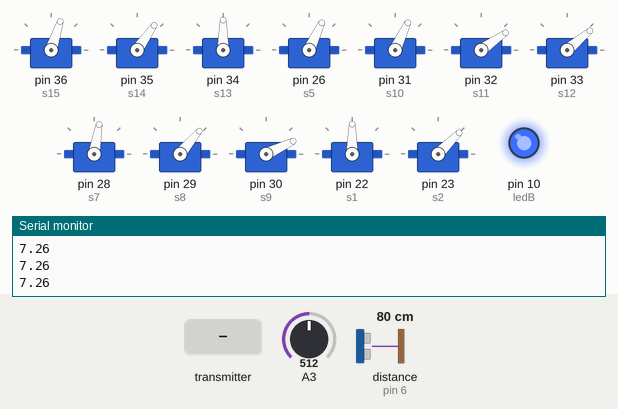
Recording of a sketch running on a simulated Arduino Mega 2560, built with avr-gcc and run on an emulated ATmega2560. Shown: 12 × servo, output pins drawn as LEDs (lit = HIGH), the last lines printed to the serial monitor. Wiring (inferred from the names in the program): ultrasonic range finder: trigger pin 7; echo pin 6. The inputs (shaded band) are chosen by the test bench; at power-on: A3 = 512, distance to the obstacle (sensor on pin 6) 80 cm. The echo pulse lasts 58.3 µs per cm; no radio packets arrive unless stated; pins used as bus, display or sensor lines are not drawn.

Above: at 4.2 s.
4.3 s: the transmitter starts sending j1PotX = 0
At 4.9 s:
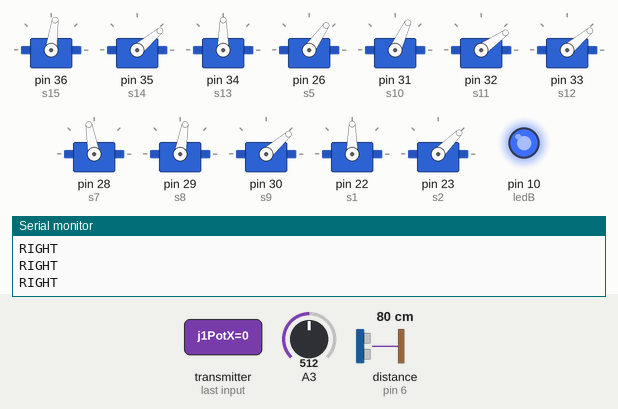
7.3 s: the transmitter starts sending pot1 = 255
At 7.74 s:
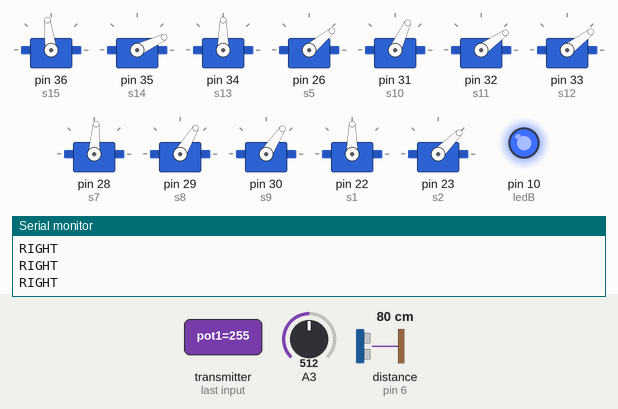
10.3 s: the transmitter starts sending j1PotX = 255
At 10.48 s:
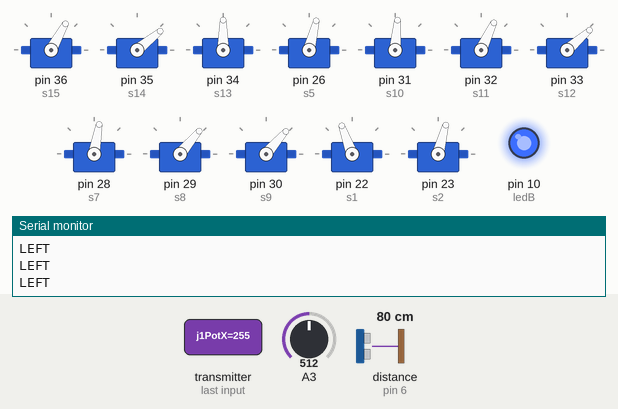
At 11.09 s:
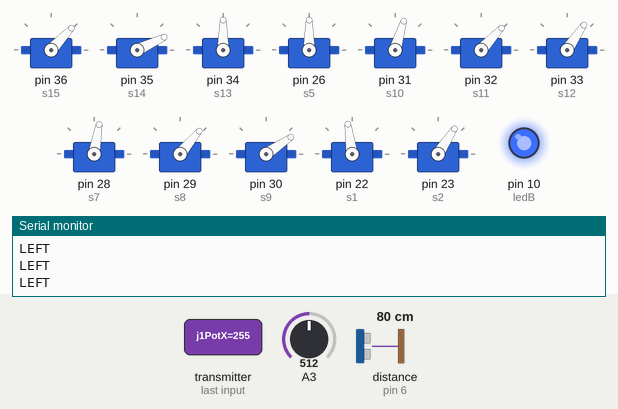
13.3 s: the transmitter starts sending j1PotY = 255
16.3 s: the transmitter starts sending j1PotY = 0
19.3 s: the transmitter starts sending j1PotX = 128
Timing chart, 0 to 34.0 s (numbered marks = the images above; inputs shaded):
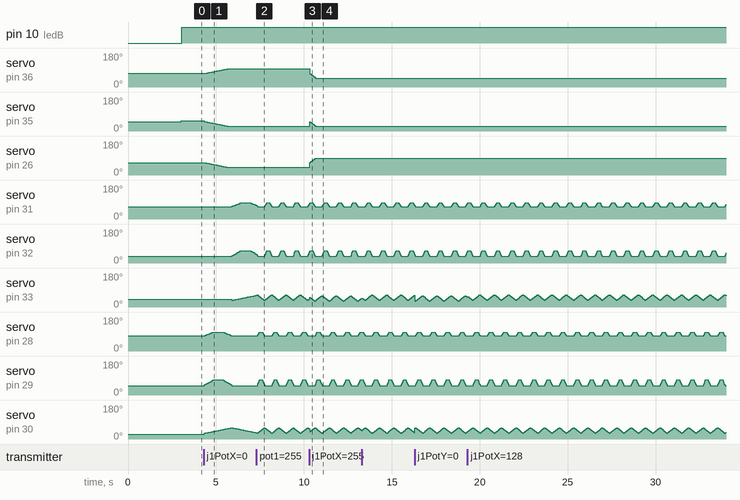

The sketch:

Receiver_side_-_Ant_Robot.ino
```cpp
/*
    Arduino Ant Robot / Hexapod - RC control using the NRF24L01 Transceiver module
    = Receiver Code =
    by Dejan, https://howtomechatronics.com
    Library: TMRh20/RF24, https://github.com/tmrh20/RF24/
*/


#include <SPI.h>
#include <nRF24L01.h>
#include <RF24.h>
#include <Servo.h>

#define trigPin 7
#define echoPin 6
#define ledB 10

RF24 radio(47, 46);   // nRF24L01 (CE, CSN)
const byte address[6] = "00001";
unsigned long lastReceiveTime = 0;
unsigned long currentTime = 0;

// Max size of this struct is 32 bytes - NRF24L01 buffer limit
struct Data_Package {
  byte j1PotX;
  byte j1PotY;
  byte j1Button;
  byte j2PotX;
  byte j2PotY;
  byte j2Button;
  byte pot1;
  byte pot2;
  byte tSwitch1;
  byte tSwitch2;
  byte button1;
  byte button2;
  byte button3;
  byte button4;
};
Data_Package data; //Create a variable with the above structure

// Create servo object
Servo s24;
Servo s23;
Servo s22;

Servo s21;
Servo s20;
Servo s19;

Servo s18;
Servo s17;
Servo s16;

Servo s7;
Servo s8;
Servo s9;

Servo s10;
Servo s11;
Servo s12;

Servo s1;
Servo s2;
Servo s3;

Servo s15;
Servo s14;
Servo s13;

Servo s5;

int i0H1 = 0;
int i1H1 = 0;
int i2H1 = 0;
int i3H1 = 0;
int i4H1 = 0;
int i5H1 = 0;
int i6H1 = 0;
int i7H1 = 0;
int i8H1 = 0;

int i0T1 = 0;
int i1T1 = 0;
int i2T1 = 0;
int i3T1 = 0;
int i4T1 = 0;
int i5T1 = 0;
int i6T1 = 0;

int i1L1 = 0;
int i2L1 = 0;
int i3L1 = 0;
int i4L1 = 0;
int i5L1 = 0;
int i6L1 = 0;

int i1L2 = 0;
int i2L2 = 0;
int i3L2 = 0;
int i4L2 = 0;
int i5L2 = 0;
int i6L2 = 0;
boolean l1status = LOW;
boolean l2status = LOW;
boolean aStatus = LOW;
boolean attStatus = LOW;
int k = 0;
int a = 0;
int aa = 0;
int period = 1000;
unsigned long time_now = 0;

float distance;
long duration;
int dataIn;
int m = 0;
int h = 0;
int t = 0;
int att = 0;
int speedV = 30;

void setup() {
  Serial.begin(9600);
  radio.begin();
  radio.openReadingPipe(0, address);
  radio.setAutoAck(false);
  radio.setDataRate(RF24_250KBPS);
  radio.setPALevel(RF24_PA_LOW);
  radio.startListening(); //  Set the module as receiver
  resetData();
  delay(20);
  pinMode(trigPin, OUTPUT); // Sets the trigPin as an Output
  pinMode(echoPin, INPUT); // Sets the echoPin as an Input
  pinMode(ledB, OUTPUT);
  // Head
  s15.attach(36, 600, 2400);
  s14.attach(35, 600, 2400);
  s13.attach(34, 600, 2400); //grip
  // Tail
  s5.attach(26, 600, 2400); // Tail
  // Leg 4
  s10.attach(31, 600, 2400);
  s11.attach(32, 600, 2400);
  s12.attach(33, 600, 2400); //rot
  // Leg 5
  s7.attach(28, 600, 2400);
  s8.attach(29, 600, 2400);
  s9.attach(30, 600, 2400); //rot
  // Leg 6
  s1.attach(22, 600, 2400);
  s2.attach(23, 600, 2400);
  s3.attach(24, 600, 2400); //rot
  // Leg 1
  s18.attach(39, 600, 2400);
  s17.attach(38, 600, 2400);
  s16.attach(37, 600, 2400); //rot
  // Leg 2
  s21.attach(42, 600, 2400);
  s20.attach(41, 600, 2400);
  s19.attach(40, 600, 2400); //rot
  // Leg 3
  s24.attach(45, 600, 2400);
  s23.attach(44, 600, 2400);
  s22.attach(43, 600, 2400); //rot

  // == Move to initial position
  // Head
  s15.write(72);
  s14.write(50);
  s13.write(90); // Grip

  s5.write(65); // Tail

  // Leg 4
  s10.write(65);
  s11.write(35);
  s12.write(40);
  // Leg 5
  s7.write(80);
  s8.write(50);
  s9.write(25);
  // Leg 6
  s1.write(90);
  s2.write(45);
  s3.write(60);

  // Leg 1
  s18.write(60);
  s17.write(90);
  s16.write(100);
  // Leg 2
  s21.write(50);
  s20.write(85);
  s19.write(75);
  // Leg 3
  s24.write(50);
  s23.write(80);
  s22.write(80);

  delay(3000);
}
void loop() {

  // Check whether we keep receving data, or we have a connection between the two modules
  currentTime = millis();
  if ( currentTime - lastReceiveTime > 1000 ) { // If current time is more then 1 second since we have recived the last data, that means we have lost connection
    resetData(); // If connection is lost, reset the data. It prevents unwanted behavior, for example if a drone jas a throttle up, if we lose connection it can keep flying away if we dont reset the function
  }
  // Check whether there is data to be received
  if (radio.available()) {
    radio.read(&data, sizeof(Data_Package)); // Read the whole data and store it into the 'data' structure
    lastReceiveTime = millis(); // At this moment we have received the data
  }

  // Move forward
  if (data.j1PotY > 150) {
    moveLeg1();
    moveLeg3();
    moveLeg5();
    if (l1status == HIGH) {
      moveLeg2();
      moveLeg4();
      moveLeg6();
    }
    Serial.println("FORWARD");
  }
  // Rotate left
  else if (data.j1PotX > 150) {
    moveHeadLeft();
    moveLeg1();
    moveLeg3();
    moveLeg5Left();
    if (l1status == HIGH) {
      moveLeg2();
      moveLeg4Left();
      moveLeg6Left();
    }
    Serial.println("LEFT");
  }
  // Rotate right
  else if (data.j1PotX < 100) {
    moveHeadRight();
    moveLeg1Right();
    moveLeg3Right();
    moveLeg5();
    if (l1status == HIGH) {
      moveLeg2Right();
      moveLeg4();
      moveLeg6();
    }
    Serial.println("RIGHT");
  }
  // Move reverse
  else if (data.j1PotY < 100) {
    moveLeg1Rev();
    moveLeg3Rev();
    moveLeg5Rev();
    if (l1status == HIGH) {
      moveLeg2Rev();
      moveLeg4Rev();
      moveLeg6Rev();
    }
     Serial.println("BACK");
  }
  // Bite
  else if (data.j2PotY < 100) {
    bite();
  }
  // Attack
  else if (data.j2PotY > 150) {
    prepareAttack();
    if (aStatus == HIGH) {
      while (a == 0) {
        delay(1000);
        a = 1;
      }
      attack();
      if (attStatus == HIGH) {
        while (aa == 0) {
          delay(2000);
          aa = 1;
        } attStatus = LOW;
      }
    }
  }
  // Grab
  else if (data.tSwitch2 == 0) {
    grab();
  }
  // Head
  else if (data.button2 == 0) {
    moveHead();
  }
  // Tail
  else if (data.button3 == 0) {
    tail();
  }
  else if (data.button4 == 0) {
    initialPosHead();
  }
  else if (data.button4 == 0) {
    initialPosTail();
  }
  // Initial and resting position ( if (data.button4 == 0) )
  else  {
    initialPosition();

    // Get the distance from the ultrasonic sensor
    if (getDistance() > 40) {
      att = 0;
    }
    if (getDistance() <= 40) {
      att = 1;
      dataIn = 99;
    }
    // Monitor the battery voltage
    int sensorValue = analogRead(A3);
    float voltage = sensorValue * (5.00 / 1023.00) * 2.9; // Convert the reading values from 5v to suitable 12V i
    Serial.println(voltage);
    // If voltage is below 11V turn on the LED
    if (voltage < 11) {
      digitalWrite(ledB, HIGH);
    }
    else {
      digitalWrite(ledB, LOW);
    }
  }
  // If there is an object in front of the sensor prepare for attack
  if (att == 1) {
    prepareAttack();
    if (aStatus == HIGH) {
      while (a == 0) {
        delay(2000);
        a = 1;
      }
      if (getDistance() > 30) {
        att = 2;
        a = 0;
        aStatus = LOW;
        initialPosHead();
      }
      if (getDistance() < 30) {
        att = 3;
        a = 0;
        aStatus = LOW;
        initialPosHead();
      }
    }
  }
  // If there is no longer object in front, dismiss the attack
  if (att == 2) {
    dismissAttack();
    if (aStatus == HIGH) {
      dataIn = 0;
      att = 0;
    }
  }
  // If there is closer to the sensor attack
  if (att == 3) {
    attack();
    if (attStatus == HIGH) {
      while (aa == 0) {
        delay(2000);
        aa = 1;
      } attStatus = LOW;
    }
    if (aStatus == HIGH) {
      while (a == 0) {
        delay(2000);
        a = 1;
      }
      dataIn = 0;
      att = 0;
      initialPosHead();
    }
  }
  // Speed adjustment
  //if (data.pot1 >= 15 && data.pot1 <= 60) {
    speedV = map(data.pot1,0,255,50,10);
    delay(speedV);
  //}
}

// === ATTACK === //

void prepareAttack() {
  // LEG 1
  if (i1H1 <= 15) {
    //Leg 1
    s18.write(60 - i1H1);
    s17.write(90 - i1H1);
    // Leg 3
    s24.write(50 + i1H1 / 2);
    s23.write(80 + i1H1);
    // Leg 4
    s10.write(65 + i1H1);
    s11.write(35 + i1H1);
    // Leg 6
    s1.write(90 - i1H1);
    s2.write(45 - i1H1);
    // Head
    s14.write(50 - i1H1 * 2);
    s13.write(90 - i1H1);

  }
  if (i1H1 <= 30) {
    s16.write(100 - i1H1);
    s19.write(75 - i1H1);
    s22.write(80 - i1H1);
    s12.write(35 + i1H1);
    s9.write(30 + i1H1);
    s3.write(60 + i1H1);
    i1H1++;
  }
  if (i1H1 >= 30) {
    aStatus = HIGH;
  }
}

void dismissAttack() {
  // LEG 1
  if (i2H1 <= 15) {
    //Leg 1
    s18.write(45 + i2H1);
    s17.write(75 + i2H1);
    // Leg 3
    s24.write(57 - i2H1 / 2);
    s23.write(95 - i2H1);
    // Leg 4
    s10.write(80 - i2H1);
    s11.write(50 - i2H1);
    // Leg 6
    s1.write(75 + i2H1);
    s2.write(30 + i2H1);
    // Head
    s14.write(20 + i2H1 * 2);
    s13.write(75 + i2H1);
  }
  if (i2H1 <= 30) {
    s16.write(70 + i2H1);
    s19.write(45 + i2H1);
    s22.write(50 + i2H1);
    s12.write(65 - i2H1);
    s9.write(60 - i2H1);
    s3.write(90 - i2H1);
    i2H1++;
  }
  if (i2H1 >= 30) {
    aStatus = HIGH;
  }
}

void attack() {
  // LEG 1
  if (i3H1 <= 10) {
    //Leg 1
    s18.write(45 + i3H1 * 2);
    s17.write(75 + i3H1 * 3);
    // Leg 3
    s24.write(57 - i3H1 / 2);
    s23.write(95 - i3H1 * 3);
    // Leg 4
    s10.write(80 - i3H1 * 2);
    s11.write(50 - i3H1 * 3);
    // Leg 6
    s1.write(75 + i3H1 * 2);
    s2.write(30 + i3H1 * 3);
    // Head
    s14.write(20 + i3H1 * 2);
    s13.write(75 + i3H1 * 3);
  }
  if (i3H1 <= 16) {
    s16.write(70 + i3H1 * 3);
    s19.write(45 + i3H1 * 3);
    s22.write(50 + i3H1 * 3);
    s12.write(65 - i3H1 * 3);
    s9.write(60 - i3H1 * 3);
    s3.write(90 - i3H1 * 3);
    i3H1++;
  }
  if (i3H1 >= 16) {
    attStatus = HIGH;
  }
  if (i3H1 >= 16 & i4H1 < 15) {
    //Leg 1
    s18.write(65 - i4H1 / 3);
    s17.write(105 - i4H1);
    // Leg 3
    //s24.write(50 + i4H1 / 2);
    s23.write(65 + i4H1);
    // Leg 4
    s10.write(60 + i4H1 / 3);
    s11.write(20 + i4H1);
    // Leg 6
    s1.write(95 - i4H1 / 5);
    s2.write(60 - i4H1);
    // Head
    s14.write(40 + i4H1 / 2);
    s13.write(105 - i4H1);
  }
  if (i3H1 >= 16 & i4H1 <= 18) {
    s16.write(118 - i4H1);
    s19.write(93 - i4H1);
    s22.write(98 - i4H1);
    s12.write(17 + i4H1);
    s9.write(12 + i4H1);
    s3.write(42 + i4H1);
    i4H1++;
  }
  if (i4H1 >= 18) {
    aStatus = HIGH;
  }
}

void moveHead() {
  if (i0H1 <= 40) {
    s15.write(72 + i0H1);
    i0H1++;
  }
  if (i0H1 >= 40 & i1H1 <= 40) {
    s14.write(50 - i1H1 / 2);
    s15.write(112 - i1H1);
    i1H1++;
  }
  if (i1H1 >= 40 & i2H1 <= 20) {
    s13.write(90 - i2H1);
    i2H1++;
  }
  if (i2H1 >= 20 & i3H1 <= 10) {
    s13.write(70 + i3H1 * 4);
    i3H1++;
  }
  if (i3H1 >= 10 & i4H1 <= 40) {
    s13.write(110 - i4H1);
    i4H1++;
  }
  if (i4H1 >= 40 & i5H1 <= 10) {
    s13.write(70 + i5H1 * 4);
    i5H1++;
  }
  if (i5H1 >= 10 & i6H1 <= 20) {
    s13.write(110 - i6H1);
    i6H1++;
  }
  if (i6H1 >= 20 & i7H1 <= 40) {
    s14.write(30 + i7H1 / 2);
    s15.write(72 - i7H1);
    i7H1++;
  }
  if (i7H1 >= 40 & i8H1 <= 40) {
    s15.write(32 + i8H1);
    i8H1++;
  }
}

void bite() {
  if (i1H1 <= 20) {
    s13.write(90 - i1H1);
    i1H1++;
  }
  if (i1H1 >= 20 & i2H1 <= 10) {
    s13.write(70 + i2H1 * 4);
    i2H1++;
  }
  if (i2H1 >= 10 & i3H1 <= 40) {
    s13.write(110 - i3H1);
    i3H1++;
  }
  if (i3H1 >= 40 & i4H1 <= 10) {
    s13.write(70 + i4H1 * 4);
    i4H1++;
  }
  if (i4H1 >= 10 & i5H1 <= 40) {
    s13.write(110 - i5H1);
    i5H1++;
  }
  if (i5H1 >= 40 & i6H1 <= 20) {
    s13.write(70 + i6H1);
    i6H1++;
  }
}

void moveHeadLeft() {
  if (i0H1 <= 25) {
    s14.write(50 - i0H1);
    s15.write(72 - i0H1);
    s5.write(65 + i0H1); // Tail
    i0H1++;
  }
}
void moveHeadRight() {
  if (i2H1 <= 25) {
    s14.write(50 - i2H1);
    s15.write(72 + i2H1);
    s5.write(65 - i2H1); // Tail
    i2H1++;
  }
}

void grab() {
  if (i1H1 <= 20) {
    s13.write(90 + i1H1);
    i1H1++;
  }
}
void drop() {
  if (i2H1 <= 20) {
    s13.write(110 - i2H1);
    i2H1++;
  }
}

void tail() {
  if (i0T1 <= 25) {
    s5.write(65 - i0T1);
    i0T1++;
  }
  if ( i0T1 >= 25 & i1T1 <= 50) {
    s5.write(40 + i1T1);
    i1T1++;
  }
  if ( i1T1 >= 50 & i2T1 <= 50) {
    s5.write(90 - i2T1);
    i2T1++;
  }
  if ( i2T1 >= 50 & i3T1 <= 50) {
    s5.write(40 + i3T1);
    i3T1++;
  }
  if ( i3T1 >= 50 & i4T1 <= 50) {
    s5.write(90 - i4T1);
    i4T1++;
  }
  if ( i4T1 >= 50 & i5T1 <= 50) {
    s5.write(40 + i5T1);
    i5T1++;
  }
  if ( i5T1 >= 50 & i6T1 <= 25) {
    s5.write(90 - i6T1);
    i6T1++;
  }
}

void moveLeg1() {
  // Swign phase - move leg though air - from initial to final position
  // Rise the leg
  if (i1L1 <= 10) {
    s18.write(60 - i1L1 * 2);
    s17.write(90 - i1L1 * 3);
    i1L1++;
  }
  // Rotate the leg
  if (i2L1 <= 30) {
    s16.write(100 - i2L1);
    i2L1++;

  }
  // Move back to touch the ground
  if (i2L1 > 20 & i3L1 <= 10) {
    s18.write(40 + i3L1 * 2);
    s17.write(60 + i3L1 * 3);
    i3L1++;
  }
  // Stance phase - move leg while touching the ground
  // Rotate back to initial position
  if (i2L1 >= 30) {
    s16.write(70 + i4L1);
    i4L1++;
    l1status = HIGH;
  }
  // Reset the counters for repeating the process
  if (i4L1 >= 30) {
    i1L1 = 0;
    i2L1 = 0;
    i3L1 = 0;
    i4L1 = 0;
    i5L1 = 0;
  }
  // Each iteration or step is executed in the main loop section where there is also a delay time for controlling the speed of movement
}
void moveLeg2() {
  if (i1L2 <= 10) {
    s21.write(50 - i1L2 * 2);
    s20.write(80 - i1L2 * 3);
    i1L2++;
  }
  if (i2L2 <= 30) {
    s19.write(75 - i2L2);
    i2L2++;

  }
  if (i2L2 > 20 & i3L2 <= 10) {
    s21.write(30 + i3L2 * 2);
    s20.write(50 + i3L2 * 3);
    i3L2++;
  }
  if (i2L2 >= 30) {
    s19.write(45 + i4L2);
    i4L2++;
  }
  if (i4L2 >= 30) {
    i1L2 = 0;
    i2L2 = 0;
    i3L2 = 0;
    i4L2 = 0;
    i5L2 = 0;
  }
}

void moveLeg3() {
  if (i1L1 <= 10) {
    s24.write(50 - i1L1 * 2);
    s23.write(80 - i1L1 * 3);
  }
  if (i2L1 <= 30) {
    s22.write(80 - i2L1);

  }
  if (i2L1 > 20 & i3L1 <= 10) {
    s24.write(30 + i3L1 * 2);
    s23.write(50 + i3L1 * 3);
  }
  if (i2L1 >= 30) {
    s22.write(50 + i4L1);
  }
}

void moveLeg4() {
  if (i1L2 <= 10) {
    s10.write(65 + i1L2 * 2);
    s11.write(35 + i1L2 * 3);
  }
  if (i2L2 <= 30) {
    s12.write(35 + i2L2);

  }
  if (i2L2 > 20 & i3L2 <= 10) {
    s10.write(85 - i3L2 * 2);
    s11.write(65 - i3L2 * 3);
  }
  if (i2L2 >= 30) {
    s12.write(65 - i4L2);
  }
}

void moveLeg5() {
  if (i1L1 <= 10) {
    s7.write(80 + i1L1 * 2);
    s8.write(50 + i1L1 * 3);
  }
  if (i2L1 <= 30) {
    s9.write(30 + i2L1);

  }
  if (i2L1 > 20 & i3L1 <= 10) {
    s7.write(100 - i3L1 * 2);
    s8.write(80 - i3L1 * 3);
  }
  if (i2L1 >= 30) {
    s9.write(60 - i4L1);
  }
}

void moveLeg6() {
  if (i1L2 <= 10) {
    s1.write(90 + i1L2 * 2);
    s2.write(45 + i1L2 * 3);
  }
  if (i2L2 <= 30) {
    s3.write(60 + i2L2);
  }
  if (i2L2 > 20 & i3L2 <= 10) {
    s1.write(110 - i3L2 * 2);
    s2.write(75 - i3L2 * 3);
  }
  if (i2L2 >= 30) {
    s3.write(90 - i4L2);
  }
}

void moveLeg1Rev() {
  if (i1L1 <= 10) {
    s18.write(60 - i1L1 * 2);
    s17.write(90 - i1L1 * 3);
    Serial.println(s17.read());
    i1L1++;
  }
  if (i2L1 <= 30) {
    s16.write(70 + i2L1);
    i2L1++;

  }
  if (i2L1 > 20 & i3L1 <= 10) {
    s18.write(40 + i3L1 * 2);
    s17.write(60 + i3L1 * 3);
    Serial.println(s17.read());
    i3L1++;
  }
  if (i2L1 >= 30) {
    s16.write(100 - i4L1);
    i4L1++;
    l1status = HIGH;
  }
  if (i4L1 >= 30) {
    i1L1 = 0;
    i2L1 = 0;
    i3L1 = 0;
    i4L1 = 0;
    i5L1 = 0;
  }
}
void moveLeg2Rev() {
  if (i1L2 <= 10) {
    s21.write(50 - i1L2 * 2);
    s20.write(80 - i1L2 * 3);
    i1L2++;
  }
  if (i2L2 <= 30) {
    s19.write(45 + i2L2);
    i2L2++;

  }
  if (i2L2 > 20 & i3L2 <= 10) {
    s21.write(30 + i3L2 * 2);
    s20.write(50 + i3L2 * 3);
    i3L2++;
  }
  if (i2L2 >= 30) {
    s19.write(75 - i4L2);
    i4L2++;
  }
  if (i4L2 >= 30) {
    i1L2 = 0;
    i2L2 = 0;
    i3L2 = 0;
    i4L2 = 0;
    i5L2 = 0;
  }
}

void moveLeg3Rev() {
  if (i1L1 <= 10) {
    s24.write(50 - i1L1 * 2);
    s23.write(80 - i1L1 * 3);
  }
  if (i2L1 <= 30) {
    s22.write(50 + i2L1);

  }
  if (i2L1 > 20 & i3L1 <= 10) {
    s24.write(30 + i3L1 * 2);
    s23.write(50 + i3L1 * 3);
  }
  if (i2L1 >= 30) {
    s22.write(80 - i4L1);
  }
}

void moveLeg4Rev() {
  if (i1L2 <= 10) {
    s10.write(65 + i1L2 * 2);
    s11.write(35 + i1L2 * 3);
  }
  if (i2L2 <= 30) {
    s12.write(65 - i2L2);

  }
  if (i2L2 > 20 & i3L2 <= 10) {
    s10.write(85 - i3L2 * 2);
    s11.write(65 - i3L2 * 3);
  }
  if (i2L2 >= 30) {
    s12.write(35 + i4L2);
  }
}

void moveLeg5Rev() {
  if (i1L1 <= 10) {
    s7.write(80 + i1L1 * 2);
    s8.write(50 + i1L1 * 3);
  }
  if (i2L1 <= 30) {
    s9.write(60 - i2L1);

  }
  if (i2L1 > 20 & i3L1 <= 10) {
    s7.write(100 - i3L1 * 2);
    s8.write(80 - i3L1 * 3);
  }
  if (i2L1 >= 30) {
    s9.write(30 + i4L1);
  }
}

void moveLeg6Rev() {
  if (i1L2 <= 10) {
    s1.write(90 + i1L2 * 2);
    s2.write(45 + i1L2 * 3);
  }
  if (i2L2 <= 30) {
    s3.write(90 - i2L2);
  }
  if (i2L2 > 20 & i3L2 <= 10) {
    s1.write(110 - i3L2 * 2);
    s2.write(75 - i3L2 * 3);
  }
  if (i2L2 >= 30) {
    s3.write(60 + i4L2);
  }
}

void moveLeg1Right() {
  if (i1L1 <= 10) {
    s18.write(60 - i1L1 * 2);
    s17.write(90 - i1L1 * 3);
    i1L1++;
  }
  if (i2L1 <= 30) {
    s16.write(70 + i2L1);
    i2L1++;

  }
  if (i2L1 > 20 & i3L1 <= 10) {
    s18.write(40 + i3L1 * 2);
    s17.write(60 + i3L1 * 3);
    i3L1++;
  }
  if (i2L1 >= 30) {
    s16.write(100 - i4L1);
    i4L1++;
    l1status = HIGH;
  }
  if (i4L1 >= 30) {
    i1L1 = 0;
    i2L1 = 0;
    i3L1 = 0;
    i4L1 = 0;
    i5L1 = 0;
  }
}
void moveLeg2Right() {
  if (i1L2 <= 10) {
    s21.write(50 - i1L2 * 2);
    s20.write(80 - i1L2 * 3);
    i1L2++;
  }
  if (i2L2 <= 30) {
    s19.write(45 + i2L2);
    i2L2++;

  }
  if (i2L2 > 20 & i3L2 <= 10) {
    s21.write(30 + i3L2 * 2);
    s20.write(50 + i3L2 * 3);
    i3L2++;
  }
  if (i2L2 >= 30) {
    s19.write(75 - i4L2);
    i4L2++;
  }
  if (i4L2 >= 30) {
    i1L2 = 0;
    i2L2 = 0;
    i3L2 = 0;
    i4L2 = 0;
    i5L2 = 0;
  }
}

void moveLeg3Right() {
  if (i1L1 <= 10) {
    s24.write(50 - i1L1 * 2);
    s23.write(80 - i1L1 * 3);
  }
  if (i2L1 <= 30) {
    s22.write(50 + i2L1);

  }
  if (i2L1 > 20 & i3L1 <= 10) {
    s24.write(30 + i3L1 * 2);
    s23.write(50 + i3L1 * 3);
  }
  if (i2L1 >= 30) {
    s22.write(80 - i4L1);
  }
}

void moveLeg4Left() {
  if (i1L2 <= 10) {
    s10.write(65 + i1L2 * 2);
    s11.write(35 + i1L2 * 3);
  }
  if (i2L2 <= 30) {
    s12.write(60 - i2L2);

  }
  if (i2L2 > 20 & i3L2 <= 10) {
    s10.write(85 - i3L2 * 2);
    s11.write(65 - i3L2 * 3);
  }
  if (i2L2 >= 30) {
    s12.write(30 + i4L2);
  }
}

void moveLeg5Left() {
  if (i1L1 <= 10) {
    s7.write(80 + i1L1 * 2);
    s8.write(50 + i1L1 * 3);
  }
  if (i2L1 <= 30) {
    s9.write(60 - i2L1);

  }
  if (i2L1 > 20 & i3L1 <= 10) {
    s7.write(100 - i3L1 * 2);
    s8.write(80 - i3L1 * 3);
  }
  if (i2L1 >= 30) {
    s9.write(30 + i4L1);
  }
}

void moveLeg6Left() {
  if (i1L2 <= 10) {
    s1.write(90 + i1L2 * 2);
    s2.write(45 + i1L2 * 3);
  }
  if (i2L2 <= 30) {
    s3.write(90 - i2L2);
  }
  if (i2L2 > 20 & i3L2 <= 10) {
    s1.write(110 - i3L2 * 2);
    s2.write(75 - i3L2 * 3);
  }
  if (i2L2 >= 30) {
    s3.write(60 + i4L2);
  }
}

void initialPosTail() {
  i0T1 = 0;
  i1T1 = 0;
  i2T1 = 0;
  i3T1 = 0;
  i4T1 = 0;
  i5T1 = 0;
  i6T1 = 0;
  t = 0;
}

void initialPosHead() {
  attStatus = LOW;
  aStatus = LOW;
  i0H1 = 0;
  i1H1 = 0;
  i2H1 = 0;
  i3H1 = 0;
  i4H1 = 0;
  i5H1 = 0;
  i6H1 = 0;
  i7H1 = 0;
  i8H1 = 0;
  h = 0;
  aa = 0;
}

void initialPosition() {
  a = 0;
  aa = 0;
  m = 0;
  l1status = LOW;
  l2status = LOW;
  aStatus = LOW;
  attStatus = LOW;
  // Head
  s15.write(72);
  s14.write(55);
  s13.write(90); // Grip

  s5.write(65); // Tail

  // Leg 4
  s10.write(65);
  s11.write(35);
  s12.write(40);
  // Leg 5
  s7.write(80);
  s8.write(50);
  s9.write(25);
  // Leg 6
  s1.write(90);
  s2.write(45);
  s3.write(60);

  // Leg 1
  s18.write(60);
  s17.write(90);
  s16.write(100);
  // Leg 2
  s21.write(50);
  s20.write(80);
  s19.write(75);
  // Leg 3
  s24.write(50);
  s23.write(80);
  s22.write(80);
  i0H1 = 0;
  i1H1 = 0;
  i2H1 = 0;
  i3H1 = 0;
  i4H1 = 0;
  i5H1 = 0;
  i6H1 = 0;
  i7H1 = 0;
  i8H1 = 0;

  i0T1 = 0;
  i1T1 = 0;
  i2T1 = 0;
  i3T1 = 0;
  i4T1 = 0;
  i5T1 = 0;
  i6T1 = 0;

  i1L1 = 0;
  i2L1 = 0;
  i3L1 = 0;
  i4L1 = 0;
  i5L1 = 0;
  i6L1 = 0;

  i1L2 = 0;
  i2L2 = 0;
  i3L2 = 0;
  i4L2 = 0;
  i5L2 = 0;
  i6L2 = 0;
}

//===== getDistance - Custom Function
int getDistance() {
  // Clears the trigPin
  digitalWrite(trigPin, LOW);
  delayMicroseconds(2);
  // Sets the trigPin on HIGH state for 10 micro seconds
  digitalWrite(trigPin, HIGH);
  delayMicroseconds(10);
  digitalWrite(trigPin, LOW);
  // Reads the echoPin, returns the sound wave travel time in microseconds
  duration = pulseIn(echoPin, HIGH);
  // Calculating the distance
  distance = duration * 0.034 / 2; // distance in cm
  return distance;
}

void resetData() {
  // Reset the values when there is no radio connection - Set initial default values
  data.j1PotX = 127;
  data.j1PotY = 127;
  data.j2PotX = 127;
  data.j2PotY = 127;
  data.j1Button = 1;
  data.j2Button = 1;
  data.pot1 = 1;
  data.pot2 = 1;
  data.tSwitch1 = 1;
  data.tSwitch2 = 1;
  data.button1 = 1;
  data.button2 = 1;
  data.button3 = 1;
  data.button4 = 1;
}
```

Measured:
- after the input at 4.3 s, servo on pin 36 (s15): moves from 72° to 97° over 1.3 s, starting after 0.10 s; servo on pin 35 (s14): moves from 55° to 25° over 1.3 s, starting after 0.05 s
- after the input at 10.3 s, servo on pin 36 (s15): moves from 97° to 47° over 0.34 s, starting at once; servo on pin 26 (s5): moves from 40° to 90° over 0.34 s, starting at once
